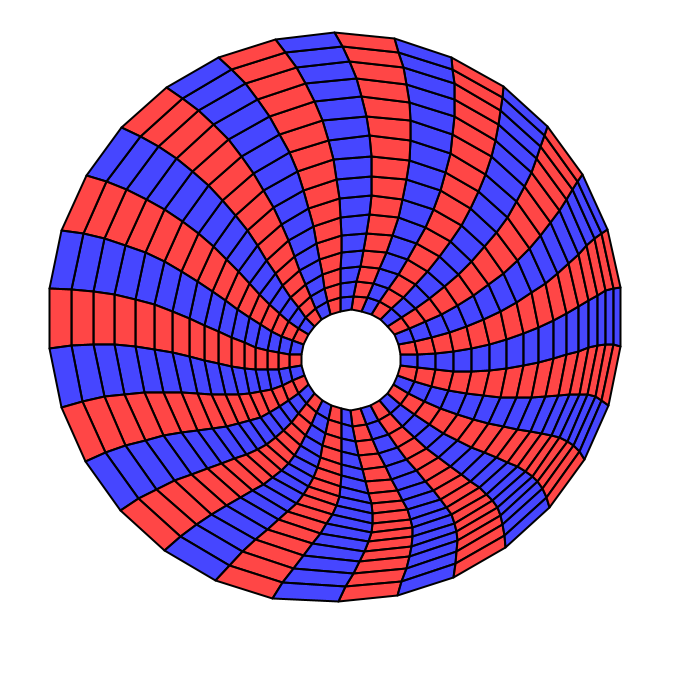
Frame 1 (no input)
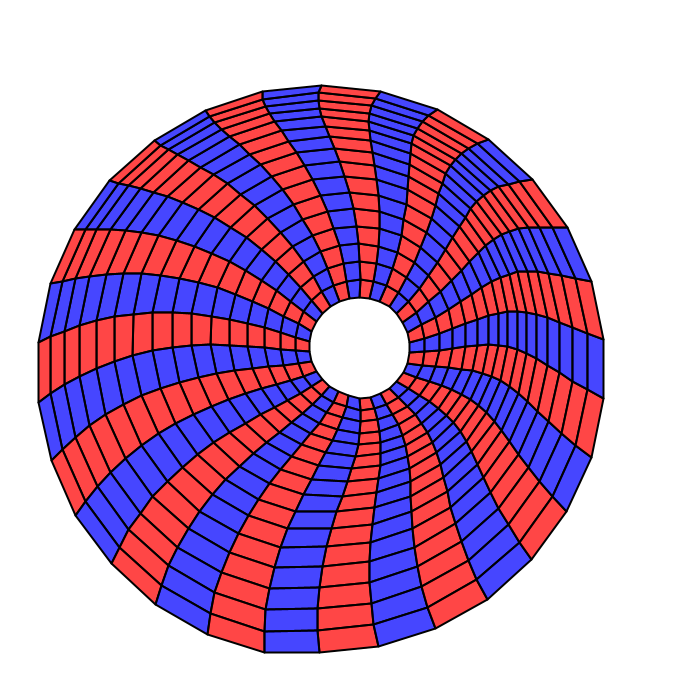
Frame 60 (the mouse pressed at the canvas centre just before this capture)
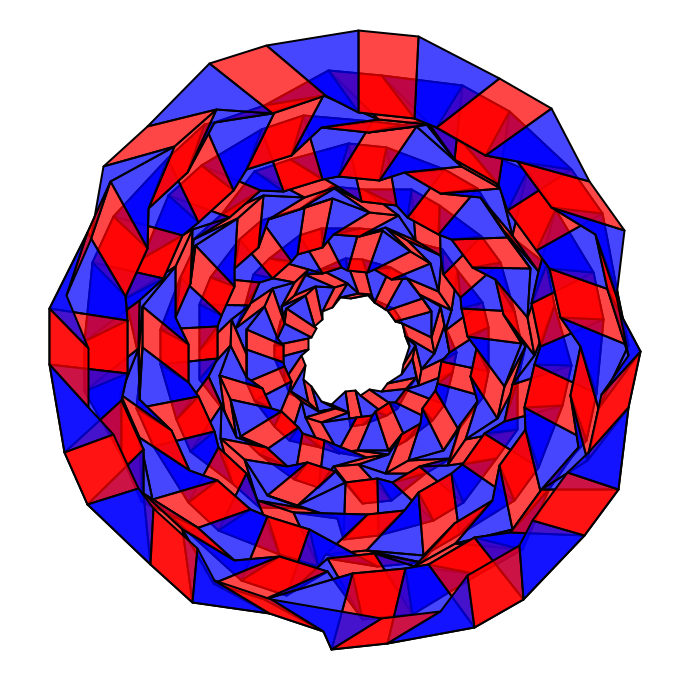
Frame 120 (the mouse held since frame 60 and released just before this capture)

The Processing sketch that drew these frames (run headless with seeded random() and noise(); from frame 60 on, the mouse is pressed at the canvas centre):

// Processing sketch: processing_151487
// ── processing_151487.pde

/* OpenProcessing Tweak of *@*http://www.openprocessing.org/sketch/151453*@* */
/* !do not delete the line above, required for linking your tweak if you upload again */
float speed;
float myangle, ang=0;
boolean moved;
int circleNum, numH=30, numV=17;
PVector[]pos;
float[] offSet = new float[numH*numV];
float smalldia, bigdia, cellsizeH, cellsizeV;
void setup() {
  size(700, 700);
  background(180);
  smalldia=50;
  bigdia=300;
  myangle=0;
  pos=new PVector[numH*numV];
  moved=false;
  rectMode(CENTER);
 strokeWeight(2);
  for (int i=0; i<offSet.length; i++) {
    offSet[i] = random(TWO_PI);
  }
  //noLoop();
}

void draw() {
  background(255);
  strokeJoin(ROUND);
  speed =0.0153;
  float gutter = -20; //distance between each cell
  cellsizeH = ( TWO_PI*smalldia  - gutter * (numH - 1) ) / (numH - 1);
  cellsizeV = ( bigdia-smalldia  - gutter * (numV - 1) ) / (numV - 1);
  for (int j=0; j<numV; j++) {
    float radius=smalldia+j*(bigdia-smalldia)/numV;
    for (int i=0; i<numH; i++) {
      cellsizeH = ( TWO_PI*(radius-smalldia)  - gutter * (numH - 1) ) / (numH - 1);
      circleNum=i+j*numH;
      float tx = width/2+(radius)*sin(i*TWO_PI/numH);
      float ty = height/2+(radius)*cos(i*TWO_PI/numH);
      //ellipse(tx, ty, cellsizeH, cellsizeH);
      boolean useACircle=circleNum%2==0;
      ang += radians(speed);
      movingCircle(tx, ty, cellsizeH, cellsizeV, ang+circleNum*mouseX/width+TWO_PI/sq(numH)*circleNum, useACircle);
    }
  }
  for (int j=0; j<numV-1; j++) {
    for (int i=0; i<numH; i++) {
      if (i*j!=(numH-1)*(numV-2)) {
        circleNum=i+j*numH;
        int nbeCells=numV*numH;
        boolean useACircle=circleNum%2==0;
        stroke(0);
        fill(255*int(useACircle), 0, 255*int(!useACircle), 185);           
        quad(pos[circleNum].x, pos[circleNum].y, pos[(i+1)%numH+j*numH].x, pos[(i+1)%numH+j*numH].y, 
        pos[(i+1)%numH+(j+1)%numV*numH].x, pos[(i+1)%numH+(j+1)%numV*numH].y, pos[i+(j+1)%numV*numH].x, pos[i+(j+1)%numV*numH].y);
      }
    }
  }
  stroke(0);
  circleNum++;
  fill(255*int(circleNum%2==0), 0, 255*int(circleNum%2!=0), 185);
  quad(pos[-1+numV*numH].x, pos[-1+numV*numH].y, pos[(numV-1)*numH].x, pos[(numV-1)*numH].y, 
  pos[(numV-2)*numH].x, pos[(numV-2)*numH].y, pos[(numV-1)*numH-1].x, pos[(numV-1)*numH-1].y);
}

void movingCircle(float x, float y, float sizeX, float sizeY, float angle, boolean useCircle) {

  // calculate endpoint of the line
  float tempX, tempY;
  tempX = x + (sizeX / 2) * sin(angle);
  tempY = y + (sizeX / 2) * cos(angle);
  pos[circleNum]=new PVector(tempX, tempY);
}
